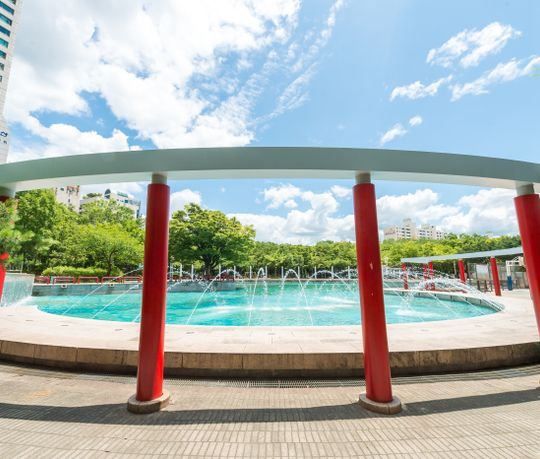
#> input picture sample.jpg, 540 x 459 px
$ python -i cvai-1@.py   (imports and definitions only)
#> lines starting #> are read from the running program, lines starting #| are printed output that depends on the picture; after the words box and inside, x2 and y2 are one past the last pixel; in counts of white or black regions, pixels touching at a corner belong together
import cv2
import numpy as np
from datasets import load_dataset
import os


DARK_MEAN_THRESH = 40      # 평균 밝기 임계값(0~255). 이보다 어두우면 제거
MIN_AREA_RATIO = 0.05      # 가장 큰 객체 면적 / 전체 면적 비율이 이보다 작으면 제거
TARGET_SIZE = (224, 224)   # 리사이즈 크기


# [1 line that did not run here, left out]
save_dir = "preprocessed_samples"
# [1 line not run here, left out]

def is_too_dark(gray: np.ndarray, mean_thresh: float = DARK_MEAN_THRESH) -> bool:
    return float(gray.mean()) < mean_thresh

def is_object_too_small(gray: np.ndarray, min_area_ratio: float = MIN_AREA_RATIO) -> bool:
    """
    최대 연결영역을 '주요 객체'로 보고, 그 면적이 전체 대비 너무 작으면 True.
    라벨이 없다고 가정하고 이진화+모폴로지+컨투어로 근사 판단.
    """
    h, w = gray.shape[:2]
    img_area = float(h * w)

    # 노이즈 완화 & Otsu 이진화
    blur = cv2.GaussianBlur(gray, (5, 5), 0)
    _, th = cv2.threshold(blur, 0, 255, cv2.THRESH_BINARY + cv2.THRESH_OTSU)

    # 전경이 검정/흰색이 뒤집힌 경우 보정
    if (th == 255).mean() < 0.5:
        th = 255 - th

    # 작은 구멍 메우기
    kernel = cv2.getStructuringElement(cv2.MORPH_ELLIPSE, (5, 5))
    th = cv2.morphologyEx(th, cv2.MORPH_CLOSE, kernel, iterations=2)

    # 컨투어 탐색
    cnts, _ = cv2.findContours(th, cv2.RETR_EXTERNAL, cv2.CHAIN_APPROX_SIMPLE)
    if not cnts:
        return True  # 전경이 거의 없음 → 너무 작다고 판단

    max_area = max(cv2.contourArea(c) for c in cnts)
    area_ratio = max_area / img_area
    return area_ratio < min_area_ratio
# -------------------------------------------

def preprocess_image(img):
    # 1) 크기 조정
    img = cv2.resize(img, TARGET_SIZE)

    # 2) Grayscale & Normalize (0~1)
    gray = cv2.cvtColor(img, cv2.COLOR_BGR2GRAY)
    norm = gray / 255.0  # <- 225가 아니라 255가 맞음!

    # 3) 노이즈 제거 (Gaussian Blur)
    blur = cv2.GaussianBlur(norm, (5, 5), 0)

    # 4) 데이터 증강 (좌우 반전)
    flip = cv2.flip(blur, 1)

    return flip

kept = 0
# [25 lines not run here, left out]

>>> import cv2
>>> picture = cv2.imread('../sample.jpg', cv2.IMREAD_GRAYSCALE)
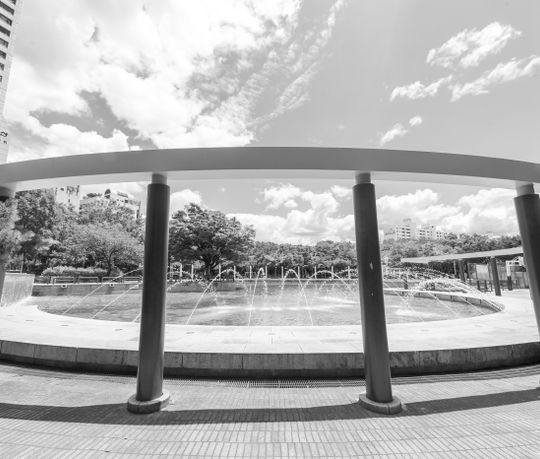
#> picture: shape (459, 540); min 5, max 255, mean 176.3
>>> result = is_object_too_small(picture)
#> in is_object_too_small, `_, th = cv2.threshold(blur, 0, 255, cv2.THRESH_BINARY + cv2.THRESH_OTSU)`:
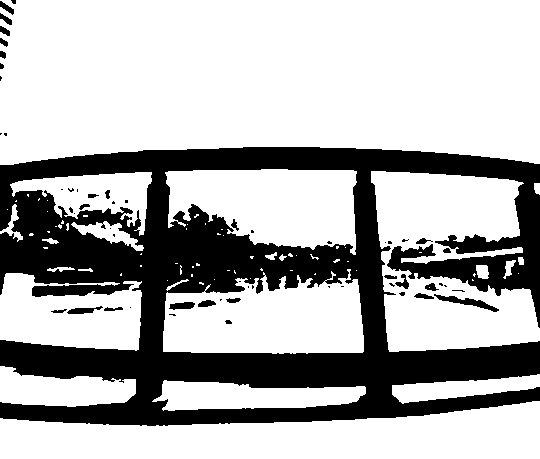
#> th: shape (459, 540); 69.9% white; 56 black regions (32 under 20 px), largest, box (x1, y1, x2, y2) and area: (0, 147, 540, 426) 72815, (434, 294, 499, 312) 336, (67, 306, 103, 314) 153
#> in is_object_too_small, `th = cv2.morphologyEx(th, cv2.MORPH_CLOSE, kernel, iterations=2)`:
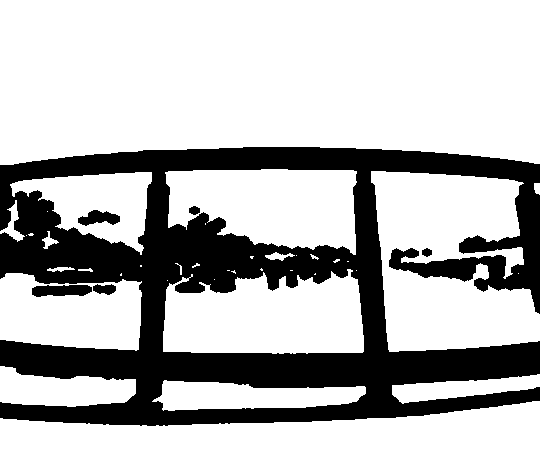
#> th: shape (459, 540); 71.8% white; 6 black regions
#> in is_object_too_small, `cnts, _ = cv2.findContours(th, cv2.RETR_EXTERNAL, cv2.CHAIN_APPROX_SIM..`: cnts = 38 contours, 23 with area under 20; largest, box (x1, y1, x2, y2) and area: (0, 0, 540, 165) 81798, (371, 171, 540, 352) 21097, (0, 401, 540, 459) 21014, (163, 269, 364, 354) 13372, (165, 169, 357, 255) 12296
#> in is_object_too_small, `max_area = max(cv2.contourArea(c) for c in cnts)`: max_area = 81797.5
#> in is_object_too_small, `area_ratio = max_area / img_area`: area_ratio = 0.33
#> result = False
